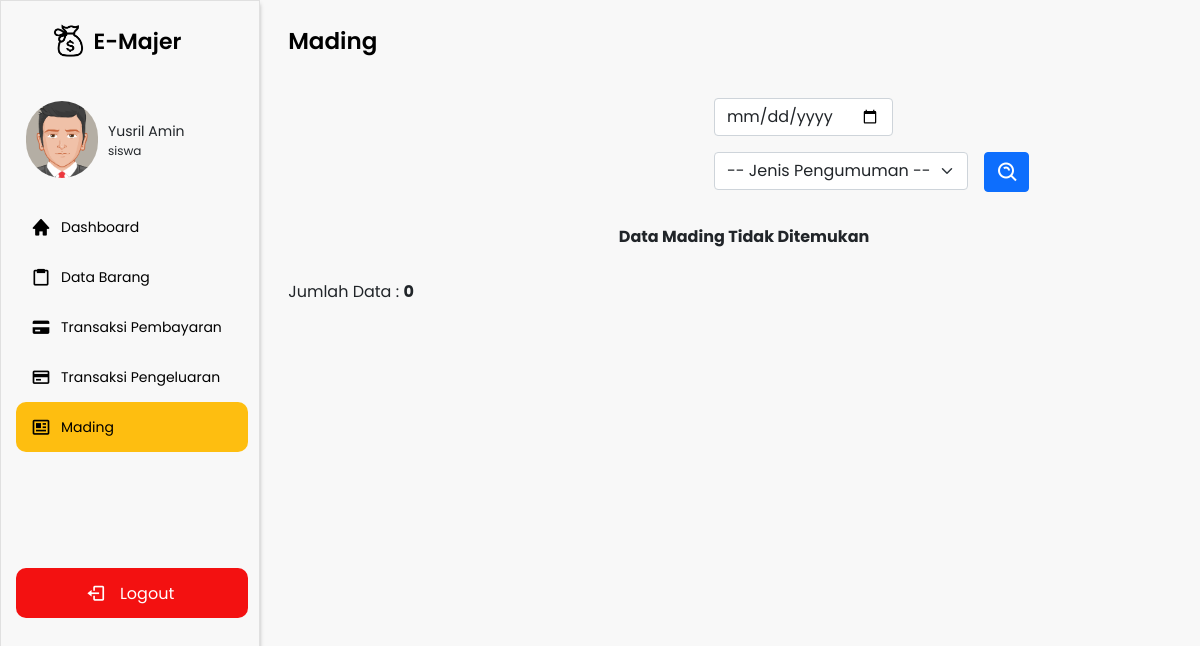
The app's page /navbar.php?p=mading&judul=Mading (signed in) with its own data.
### tables this page shows
CREATE TABLE `akun` (
  `id_akun` varchar(15) NOT NULL,
  `nama` varchar(50) NOT NULL,
  `email` varchar(50) NOT NULL,
  `username` varchar(50) NOT NULL,
  `password` varchar(50) NOT NULL,
  `id_kelas` varchar(15) NOT NULL,
  `id_level` int(11) NOT NULL
);

CREATE TABLE `level` (
  `id_level` int(11) NOT NULL,
  `nama_level` varchar(50) NOT NULL
);

### navbar.php (the view, shortened to what this page needs)
<?php
include 'koneksi.php';
$id = $_SESSION['id_akun'];
$kelas = $_SESSION['id_kelas'];
$query = "SELECT * FROM akun INNER JOIN kelas ON akun.id_kelas = kelas.id_kelas INNER JOIN level ON akun.id_level = level.id_level INNER JOIN saldo ON kelas.id_kelas = saldo.id_kelas WHERE akun.id_akun = '$id'";
$result = mysqli_query($koneksi, $query);
if (mysqli_num_rows($result) > 0) {
    while ($row = mysqli_fetch_array($result)) {
        $nama = $row['nama'];
?>
        <!DOCTYPE html>
        <html lang="en">
        <head>
            <link rel="stylesheet" href="assets/css/kalender.css">
            <link rel="stylesheet" href="assets/css/style.css">
            <link href="https://cdn.jsdelivr.net/npm/bootstrap@5.0.2/dist/css/bootstrap.min.css" rel="stylesheet">
            <link href='https://unpkg.com/boxicons@2.0.7/css/boxicons.min.css' rel='stylesheet'>
            <link rel="stylesheet" href="https://cdnjs.cloudflare.com/ajax/libs/font-awesome/5.13.0/css/all.min.css">
        </head>
        <body>
            <div class="sidebar">
                <div class="logo-details" style="margin-top: 4%;">
                    <img src="assets/gbr_landing/money.png" alt="" width="12%" style="margin-right:10px; margin-left:20%;">
                    <span class="logo_name">E-Majer</span>
                </div>
                <div class="profil-box">
                    <img src="assets/gambar/avatar53.png" alt="">
                    <div class="profil-name">
                        <p class="nama"><?= $nama ?></p>
                        <p class="level"><?= $row['nama_level'] ?></p>
                    </div>
                </div>
                <ul class="nav-links">
                    <li>
                        <div class="li">
                            <a href="navbar.php?p=home&judul=Dashboard">
                                <i class='bx bxs-home'></i>
                                <span class="link_name">Dashboard</span>
                            </a>
                        </div>
                    </li>
                    <li>
                        <div class="li">
                            <a href="navbar.php?p=barang&judul=Data Barang">
                                <i class='bx bx-clipboard'></i>
                                <span class="link_name">Data Barang</span>
                            </a>
                        </div>
                    </li>
                    <li>
                        <div class="li">
                            <a href="navbar.php?p=buku-transaksi&judul=Transaksi Pembayaran">
                                <i class='bx bxs-credit-card'></i>
                                <span class="link_name">Transaksi Pembayaran</span>
                            </a>
                        </div>
                    </li>
                    <li>
                        <div class="li">
                            <a href="navbar.php?p=pengeluaran&judul=Transaksi Pengeluaran">
                                <i class='bx bx-credit-card'></i>
                                <span class="link_name">Transaksi Pengeluaran</span>
                            </a>
                        </div>
                    </li>
                    <li>
                        <div class="li">
                            <a href="navbar.php?p=mading&judul=Mading">
                                <i class='bx bx-news'></i>
                                <span class="link_name">Mading</span>
                            </a>
                        </div>
                    </li>
                    <li>
                        <div class="logout1">
                            <div class="logout">
                                <i class='bx bx-log-out'></i>
                                <span class="link_name">Logout</span>
                            </div>
                        </div>
                    </li>
                </ul>
            </div>
            <?php
            $pages_dir = 'pages';
            if (!empty($_GET['p'])) {
                $pages = scandir($pages_dir, 0);
                unset($pages[0], $pages[1]);
                $p = $_GET['p'];
                if (in_array($p . '.php', $pages)) {
                    include($pages_dir . '/' . $p . '.php');
                } else {
                    echo 'Halaman Tidak Ditemukan';
                }
            } else {
                include($pages_dir . '/home.php');
            }
            ?>
        </body>
        </html>
<?php }
} ?>

### pages/mading.php (shortened to what this page needs)
<section class="home-section" style="background-color: #f8f8f8;">
    <div class="home-content">
        <span class="text">Mading</span>
    </div>
    <div class="content" style="padding-bottom: 4%; height:90vh;">
        <div class="row" style="width:97%;">
            <div class="col-md-5">
            </div>
            <div class="col-md-7">
                <form class="row g-3" style="margin-left:10%; margin-bottom:-15px;" method="POST">
                    <div class="col-auto">
                        <input type="date" name="pencarian" class="form-control" id="inputPassword2">
                    </div>
                    <div class="col-auto">
                        <select class="form-select" name="pengumuman">
                            <option value="0">-- Jenis Pengumuman --</option>
                        </select>
                    </div>
                    <div class="col-auto">
                        <button type="submit" class="btn btn-primary mb-3" name="btn-cari" style="height: 40px; padding-top:8px; width:45px; padding-left:11px;"><i class='bx bx-search-alt fs-4'></i></button>
                    </div>
                </form>
            </div>
        </div>
        <?php
        $batas = 2;
        extract($_GET);
        if (empty($hal)) {
            $posisi = 0;
            $hal = 1;
            $nomor = 1;
        } else {
            $posisi = ($hal - 1) * $batas;
            $nomor = $posisi + 1;
        }
        if ($_SERVER['REQUEST_METHOD'] == "POST") {
            $pencarian = trim(mysqli_real_escape_string($koneksi, $_POST['pencarian']));
            $pengumuman = trim(mysqli_real_escape_string($koneksi, $_POST['pengumuman']));
            if ($pencarian != "") {
                $query = "SELECT * FROM mading INNER JOIN kelas ON mading.id_kelas = kelas.id_kelas WHERE mading.id_kelas= '$kelas' AND mading.tgl_pembagian LIKE '%$pencarian%' ORDER BY mading.tgl_pembagian DESC LIMIT $posisi, $batas";
                $queryJml = "SELECT * FROM mading INNER JOIN kelas ON mading.id_kelas = kelas.id_kelas WHERE mading.id_kelas= '$kelas' AND mading.tgl_pembagian LIKE '%$pencarian%' ORDER BY mading.tgl_pembagian DESC";
                $no = $posisi * 1;
            } else if ($pengumuman != "") {
                $query =  "SELECT * FROM mading INNER JOIN kelas ON mading.id_kelas = kelas.id_kelas WHERE mading.id_kelas= '$kelas' AND mading.jenis_mading LIKE '%$pengumuman%' ORDER BY mading.tgl_pembagian DESC LIMIT $posisi, $batas";
                $queryJml = "SELECT * FROM mading INNER JOIN kelas ON mading.id_kelas = kelas.id_kelas WHERE mading.id_kelas= '$kelas' AND mading.jenis_mading LIKE '%$pengumuman%' ORDER BY mading.tgl_pembagian DESC";
                $no = $posisi * 1;
            } else {
                $query = "SELECT * FROM mading INNER JOIN kelas ON mading.id_kelas = kelas.id_kelas WHERE mading.id_kelas= '$kelas' ORDER BY mading.tgl_pembagian DESC LIMIT $posisi, $batas";
                $queryJml = "SELECT * FROM mading INNER JOIN kelas ON mading.id_kelas = kelas.id_kelas WHERE mading.id_kelas = '$kelas' ORDER BY mading.tgl_pembagian DESC";
                $no = $posisi * 1;
            }
        } else {
            $query = "SELECT * FROM mading INNER JOIN kelas ON mading.id_kelas = kelas.id_kelas WHERE mading.id_kelas= '$kelas' ORDER BY mading.tgl_pembagian DESC LIMIT $posisi, $batas";
            $queryJml = "SELECT * FROM mading INNER JOIN kelas ON mading.id_kelas = kelas.id_kelas WHERE mading.id_kelas = '$kelas' ORDER BY mading.tgl_pembagian DESC";
        }
        $q_tampil_transaksi = mysqli_query($koneksi, $query);
        if (mysqli_num_rows($q_tampil_transaksi) > 0) {
            while ($row = mysqli_fetch_array($q_tampil_transaksi)) {
        ?>
                <div class="mading">
                    <div class="row">
                        <div class="col-3">
                            <?php
                            if ($row['jenis_mading'] === '1') {
                                echo "<i class='fas fa-bullhorn icon-mading'></i>";
                            } else if ($row['jenis_mading'] === '2') {
                                echo "<i class='bx bx-pin icon-mading'></i>";
                            } else if ($row['jenis_mading'] === '3') {
                                echo "<i class='bx bx-message-detail icon-mading'></i>";
                            }
                            ?>
                        </div>
                        <div class="col-7">
                            <p><?= $row['deskripsi_mading'] ?></p>
                        </div>
                        <div class="col-2">
                            <p style="padding-top: 4%;"><?= $row['tgl_pembagian'] ?></p>
                            <?php if ($level == 1) { ?>
                                <a href="navbar.php?p=mading-edit&id=<?php echo $row['id_mading']; ?>&judul=Edit Mading" style="text-decoration: none; color:white;">
                                    <div type="button" class="btn btn-primary button"><i class="fas fa-edit" style="margin-bottom: 5px; margin-left:-5px;"></i></div>
                                </a>
                                <button type="button" class="btn btn-danger button" onclick="konfirmasi('<?= $row['id_mading'] ?>')"><i class="fas fa-trash-alt" style="margin-bottom: 4px; margin-left:-4px;"></i></button>
                            <?php } ?>
                        </div>
                    </div>
                </div>
        <?php $nomor++;
            }
        } else {
            echo "<p align='center' style='margin-top:2rem; font-weight:bold;'>Data Mading Tidak Ditemukan</p>";
        } ?>
        <?php
        if (isset($_POST['btn-cari'])) {
            if ($_POST['pencarian'] != '' || $_POST['pengumuman'] != '0') {
                echo "<div style=\"float:left;\">";
                $jml = mysqli_num_rows(mysqli_query($koneksi, $queryJml));
                echo "<center>Data Hasil Pencarian: <b>$jml</b><center>";
                echo "</div>";
        ?>
                <div class="pagination">
                    <?php
                    $jml_hal = ceil($jml / $batas);
                    for ($i = 1; $i <= $jml_hal; $i++) {
                        if ($i != $hal) {
                            echo "<a href=\"?p=mading&judul=Mading&hal=$i\">$i</a>";
                        } else {
                            echo "<a class=\"active\">$i</a>";
                        }
                    }
                    ?>
                </div>
            <?php
            } else {
                echo "<meta http-equiv='refresh' content='0; url=navbar.php?p=mading&judul=Mading'>";
            }
        } else { ?>
            <div style="float: left; margin-top:15px;">
                <?php
                $jml = mysqli_num_rows(mysqli_query($koneksi, $queryJml));
                echo "Jumlah Data : <b>$jml</b>";
                ?>
            </div>
        <?php
        }
        ?>
    </div>
</section>

### assets/css/kalender.css (style rules this page uses)
form { margin:0px; padding:0px; font-family:Ebrima, Arial, Helvetica, sans-serif; ; color:#666; empty-cells:hide; }

### assets/css/style.css (style rules this page uses)
* { margin:0px; padding: 0px; font-family: 'Poppins', sans-serif; }
.sidebar { position: fixed; top: 0; left: 0; height: 100%; width: 260px; position: fixed; background: #F8F8F8; border: 1px solid rgba(170, 170, 170, 0.3); box-shadow: 0px 4px 4px rgba(0, 0, 0, 0.25); z-index: 100; transition: all 0.5s ease; }
.sidebar .logo-details { height: 60px; width: 100%; display: flex; align-items: center; }
.sidebar .profil-box { display: flex; padding-top: 30px; }
.sidebar .profil-box img { width: 4.5rem; height: 4.8rem; margin-right: 10px; margin-left: 25px; border-radius: 80px; }
.sidebar .profil-box .profil-name { padding-top: 20px; }
.sidebar .profil-box .profil-name .nama { font-size: 14px; font-family: 'Poppins', sans-serif; }
.sidebar .profil-box .profil-name .level { font-size: 12px; position: relative; font-family: 'Poppins', sans-serif; top: -1rem; }
.sidebar .logo-details .logo_name { font-size: 22px; color: #000000; font-weight: 600; transition: 0.3s ease; transition-delay: 0.1s; }
.sidebar .nav-links { height: 100%; padding: 10px 0 150px 0; overflow: auto; }
.sidebar .nav-links li { position: relative; list-style: none; transition: all 0.4s ease; }
.sidebar .nav-links .active { background: #FEBE10; width: 90%; margin-left: 15px; border-radius: 10px 10px 10px 10px; }
.sidebar .nav-links .logout1 { background: #F31111; color: #FFFFFF; width: 90%; margin-left: 15px; margin-top: 45%; border-radius: 10px 10px 10px 10px; }
.sidebar .nav-links .logout1 span { position: relative; top: -3px; }
.sidebar .nav-links .logout1 i { margin-left: 30%; color: #FFFFFF; }
.sidebar .nav-links .active a { position: relative; left: -15px; }
.sidebar .nav-links li i { height: 50px; margin-left: 30px; margin-right: 10px; text-align: center; line-height: 50px; color: #000000; font-size: 20px; cursor: pointer; transition: all 0.3s ease; }
.sidebar .nav-links li a { display: flex; align-items: center; text-decoration: none; }
.sidebar .nav-links li a .link_name { font-size: 14px; font-weight: 400; color: #000000; transition: all 0.4s ease; }
.home-section { position: relative; background: #f8f8f8; height: 100%; left: 260px; padding-bottom: 3px; width: calc(100% - 260px); transition: all 0.5s ease; }
.home-section .home-content { height: 60px; display: flex; align-items: center; }
.home-section .home-content .text { font-size: 23px; color: #000000; padding-top: 23px; font-weight: 600; padding-left: 3%; width: 87%; font-family: 'Poppins'; }
.home-section .content { width: 100%; height: 88vh; padding-left: 3%; padding-top: 4%; }

### records on screen
akun: nama "Yusril Amin", id_level.nama_level "siswa", jml "0"
